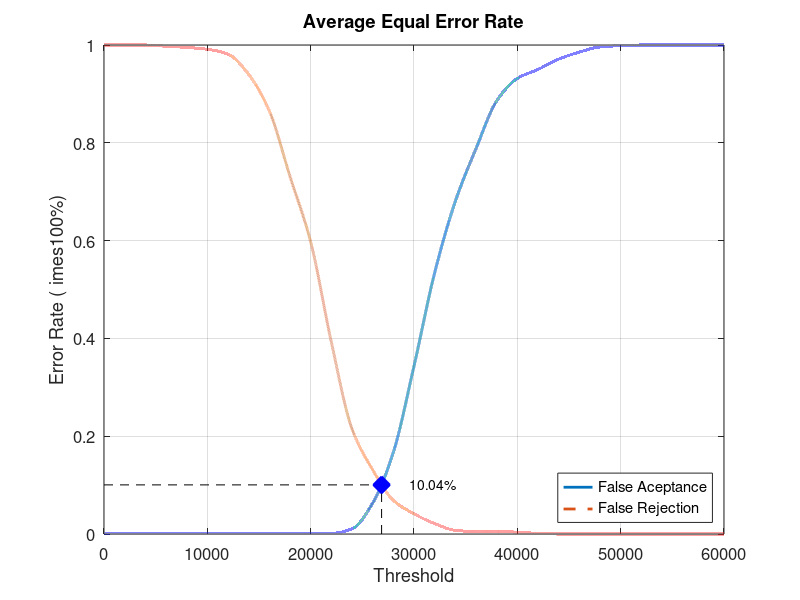
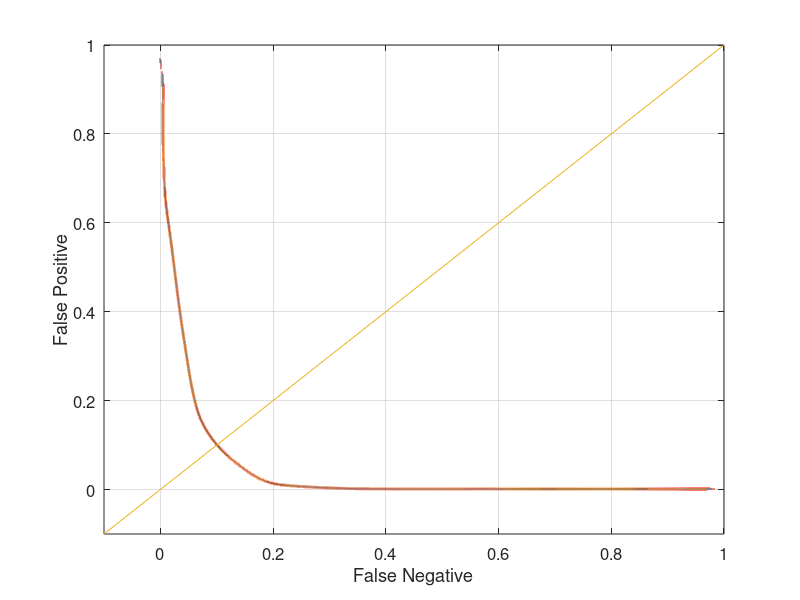

MATLAB code to generate these figures, in order:
close all;
clear;
clc;
x = 0:2000:60000;
xq = 0:0.5:60000;

y0 = [0 0.00131579 0.00131579 0.00131579 0.00131579 0.00131579 0.00131579 0.00131579 0.00131579 0.00131579 0.00131579 0.00131579 0.0105263 0.0631579 0.167105 0.343421 0.534211 0.680263 0.788158 0.885526 0.931579 0.95 0.971053 0.985526 0.996053 0.998684 1 1 1 1 1]
yy0 = interp1(x, y0, xq, 'pchip');
y1 = [1 1 1 0.9975 0.995 0.99125 0.98125 0.94 0.865 0.73125 0.5975 0.3925 0.215 0.13125 0.06875 0.04125 0.02125 0.0075 0.005 0.005 0.00375 0.00125 0 0 0 0 0 0 0 0 0]
yy1 = interp1(x, y1, xq, 'pchip');

% Calculating EER: 
y2 = abs(y0 - y1);
find(y2 == min(y2))
yy2 = abs(yy0 - yy1);
xEER = find(yy2 == min(yy2));
xEERIndex = xq(xEER) % X-axis EER
yEER = yy0(xEER) % Y-axis EER

main = figure
plot(xq, yy0,'-','LineWidth', 2);	hold on
plot(xq, yy1,'--','LineWidth', 2);	hold on
plot([xEERIndex xEERIndex], [0 yEER], 'k--');	hold on
plot([0 xEERIndex], [yEER yEER], 'k--');	hold on
plot(xEERIndex, yEER, 'bx', 'LineWidth', 10);	hold on
text(xEERIndex + 10 * xEERIndex / 100, yEER, [num2str(round((10000 * yEER)) / 100) '%'])
legend('False Aceptance', 'False Rejection', 'Location', 'SouthEast')
xlabel('Threshold')
ylabel('Error Rate (	imes100%)')
title('Average Equal Error Rate')
set(gca, 'FontSize', 12)
axis([0 60000 0 1])
grid on

print(main, 'Experiment2AverageMain', '-dpng');
FNRxFPR = figure('Color', [1 1 1]);
plot(yy1, yy0, '-', yy1, yy0, 'LineWidth', 2);
hold on
y = -0.1:0.1:1
plot(y, y); 
set(gca, 'FontSize', 12)
xlabel('False Negative')
ylabel('False Positive')
axis([-0.1 1 -0.1 1])
set(gca, 'FontSize', 12)
grid on

print(FNRxFPR, 'Experiment2AverageFNRxFPR','-dpng');
